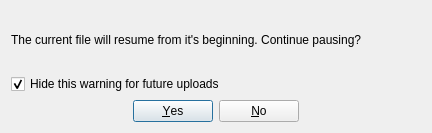
<?xml version="1.0" encoding="UTF-8"?>
<ui version="4.0">
 <class>PauseDialog</class>
 <widget class="QDialog" name="PauseDialog">
  <property name="geometry">
   <rect>
    <x>0</x>
    <y>0</y>
    <width>432</width>
    <height>133</height>
   </rect>
  </property>
  <property name="windowTitle">
   <string>Warning</string>
  </property>
  <layout class="QVBoxLayout" name="verticalLayout">
   <item>
    <widget class="QLabel" name="label">
     <property name="text">
      <string>The current file will resume from it's beginning. Continue pausing?</string>
     </property>
     <property name="wordWrap">
      <bool>true</bool>
     </property>
    </widget>
   </item>
   <item>
    <widget class="QCheckBox" name="hide">
     <property name="text">
      <string>Hide this warning for future uploads</string>
     </property>
     <property name="checked">
      <bool>true</bool>
     </property>
    </widget>
   </item>
   <item>
    <widget class="QDialogButtonBox" name="buttonBox">
     <property name="orientation">
      <enum>Qt::Horizontal</enum>
     </property>
     <property name="standardButtons">
      <set>QDialogButtonBox::No|QDialogButtonBox::Yes</set>
     </property>
     <property name="centerButtons">
      <bool>true</bool>
     </property>
    </widget>
   </item>
  </layout>
 </widget>
 <resources/>
 <connections>
  <connection>
   <sender>buttonBox</sender>
   <signal>accepted()</signal>
   <receiver>PauseDialog</receiver>
   <slot>accept()</slot>
   <hints>
    <hint type="sourcelabel">
     <x>222</x>
     <y>108</y>
    </hint>
    <hint type="destinationlabel">
     <x>157</x>
     <y>122</y>
    </hint>
   </hints>
  </connection>
  <connection>
   <sender>buttonBox</sender>
   <signal>rejected()</signal>
   <receiver>PauseDialog</receiver>
   <slot>reject()</slot>
   <hints>
    <hint type="sourcelabel">
     <x>290</x>
     <y>114</y>
    </hint>
    <hint type="destinationlabel">
     <x>286</x>
     <y>122</y>
    </hint>
   </hints>
  </connection>
 </connections>
</ui>
